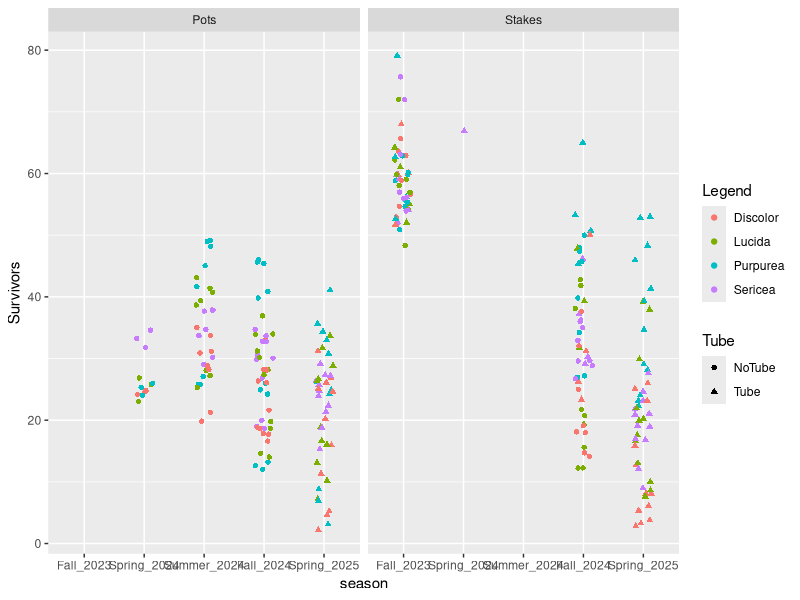
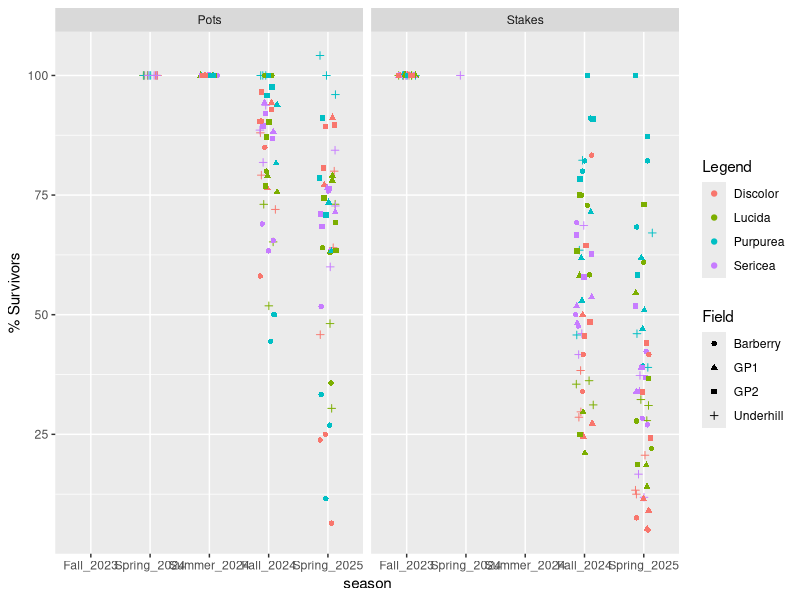
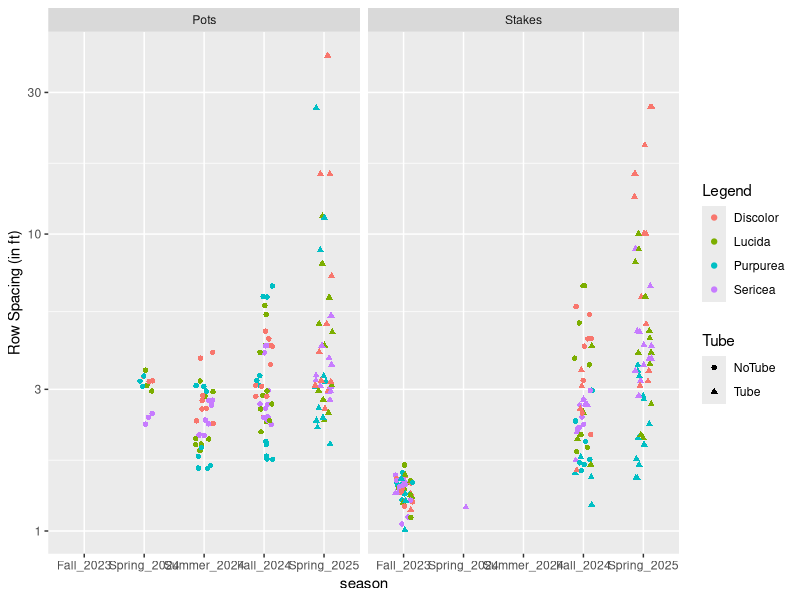
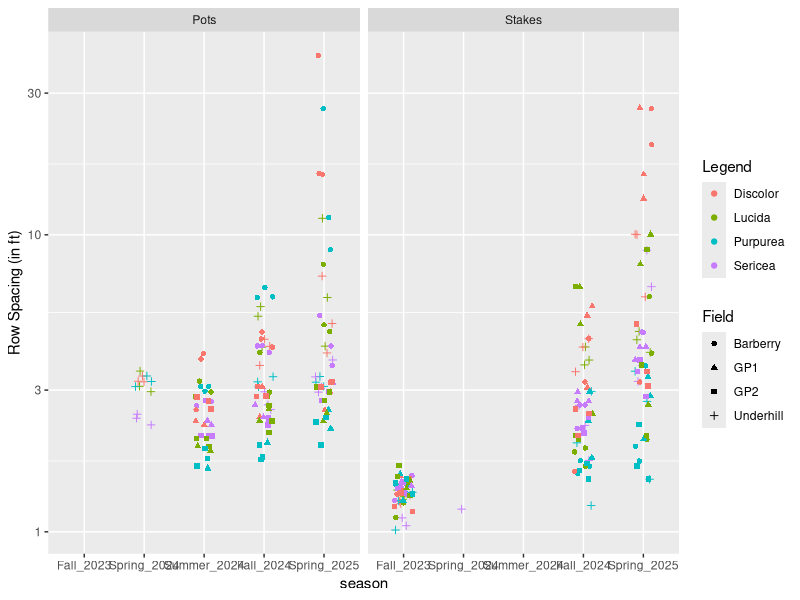

Write the R code that produced these figures, in order.
#Willow Survival Rates
library(tidyverse)

SurvivalRates<- read_csv("SurvivalRates3.csv")%>%
  mutate(season=paste(Season, Year, sep="_"))%>%
  mutate(season=factor(season, levels = c("Fall_2023","Spring_2024","Summer_2024","Fall_2024","Spring_2025")))%>%
  mutate(percent=Count/FirstCount*100)


ggplot(
  data= SurvivalRates,
  mapping= aes(x=season, y= ((Count)), color= Species, shape=Tube))+
  geom_jitter(width=.15) +
  labs(y="Survivors", color="Legend")+ facet_wrap(~PlantingType)


ggplot(
  data= SurvivalRates,
  mapping= aes(x=season, y= ((percent)), color= Species, shape=Field))+
  geom_jitter(width=.15) +
  labs(y="% Survivors", color="Legend")+ facet_wrap(~PlantingType)


ggplot(
  data= SurvivalRates,
  mapping= aes(x=season, y= (1/(Count/80)), color= Species, shape=Tube))+
  geom_jitter(width=.15)+scale_y_log10()+
  labs(y="Row Spacing (in ft)", color="Legend")+ facet_wrap(~PlantingType)

ggplot(
  data= SurvivalRates,
  mapping= aes(x=season, y= (1/(Count/80)), color= Species, shape=Field))+
  geom_jitter(width=.15)+scale_y_log10()+
  labs(y="Row Spacing (in ft)", color="Legend")+ facet_wrap(~PlantingType)
